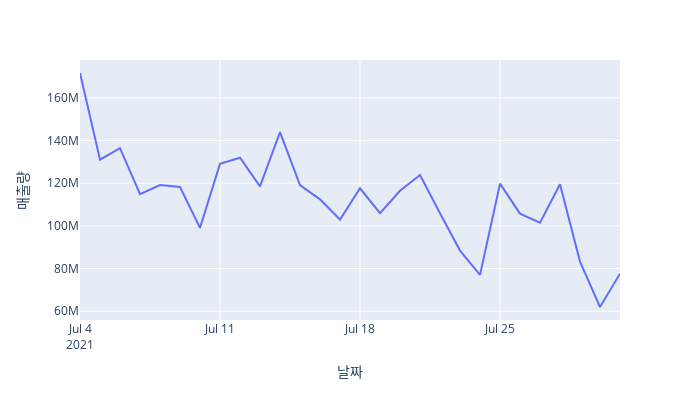

The code cell stored with this chart in its notebook:
### Code cell
# 일별 매출
fig = px.line(data_frame=df, x='date', y='sales')

fig.update_xaxes(title_text='날짜')
fig.update_yaxes(title_text='매출량')


fig.update_layout(
    autosize=False,
    width=700,
    height=400
)

fig.show()

### Figure 1 — Plotly figure (JSON) as saved in the notebook; plotly's stock layout.template omitted (floating-point values rounded to 4 significant figures)
{"data": [{"hovertemplate": "date=%{x}<br>sales=%{y}<extra></extra>", "legendgroup": "", "line": {"color": "#636efa", "dash": "solid"}, "marker": {"symbol": "circle"}, "mode": "lines", "name": "", "orientation": "v", "showlegend": false, "type": "scatter", "x": ["2021-07-04", "2021-07-05", "2021-07-06", "2021-07-07", "2021-07-08", "2021-07-09", "2021-07-10", "2021-07-11", "2021-07-12", "2021-07-13", "2021-07-14", "2021-07-15", "2021-07-16", "2021-07-17", "2021-07-18", "2021-07-19", "2021-07-20", "2021-07-21", "2021-07-22", "2021-07-23", "2021-07-24", "2021-07-25", "2021-07-26", "2021-07-27", "2021-07-28", "2021-07-29", "2021-07-30", "2021-07-31"], "xaxis": "x", "y": [171613020, 131001410, 136426540, 114904936, 119097030, 118223960, 99051744, 129079536, 131912056, 118485024, 143902530, 119068176, 112425904, 102961360, 117604600, 105969850, 116455824, 123795424, 105936530, 88422304, 77059456, 119768416, 105750160, 101509136, 119533984, 83252736, 61994872, 77604600], "yaxis": "y"}], "layout": {"autosize": false, "height": 400, "legend": {"tracegroupgap": 0}, "margin": {"t": 60}, "width": 700, "xaxis": {"anchor": "y", "autorange": true, "domain": [0, 1], "range": ["2021-07-04", "2021-07-31"], "title": {"text": "날짜"}, "type": "date"}, "yaxis": {"anchor": "x", "autorange": true, "domain": [0, 1], "range": [55900000.0, 177700000.0], "title": {"text": "매출량"}, "type": "linear"}}}
